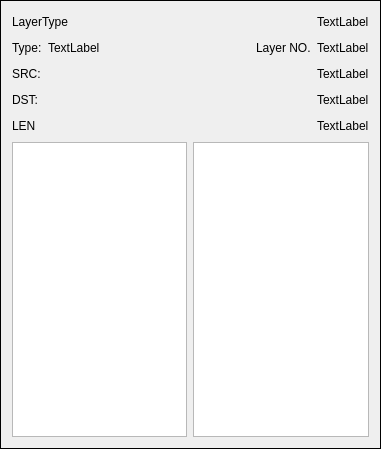
<?xml version="1.0" encoding="UTF-8"?>
<ui version="4.0">
 <class>LayerCard</class>
 <widget class="QFrame" name="LayerCard">
  <property name="geometry">
   <rect>
    <x>0</x>
    <y>0</y>
    <width>381</width>
    <height>449</height>
   </rect>
  </property>
  <property name="windowTitle">
   <string>Frame</string>
  </property>
  <property name="frameShape">
   <enum>QFrame::Box</enum>
  </property>
  <property name="frameShadow">
   <enum>QFrame::Plain</enum>
  </property>
  <layout class="QVBoxLayout" name="verticalLayout">
   <item>
    <layout class="QHBoxLayout" name="horizontalLayout">
     <item>
      <widget class="QLabel" name="layerTypeText">
       <property name="text">
        <string>LayerType</string>
       </property>
      </widget>
     </item>
     <item>
      <spacer name="horizontalSpacer">
       <property name="orientation">
        <enum>Qt::Horizontal</enum>
       </property>
       <property name="sizeHint" stdset="0">
        <size>
         <width>40</width>
         <height>20</height>
        </size>
       </property>
      </spacer>
     </item>
     <item>
      <widget class="QLabel" name="layerType">
       <property name="text">
        <string>TextLabel</string>
       </property>
      </widget>
     </item>
    </layout>
   </item>
   <item>
    <layout class="QHBoxLayout" name="horizontalLayout_2">
     <item>
      <widget class="QLabel" name="typeText">
       <property name="text">
        <string>Type:</string>
       </property>
      </widget>
     </item>
     <item>
      <widget class="QLabel" name="type">
       <property name="text">
        <string>TextLabel</string>
       </property>
      </widget>
     </item>
     <item>
      <spacer name="horizontalSpacer_2">
       <property name="orientation">
        <enum>Qt::Horizontal</enum>
       </property>
       <property name="sizeHint" stdset="0">
        <size>
         <width>40</width>
         <height>20</height>
        </size>
       </property>
      </spacer>
     </item>
     <item>
      <widget class="QLabel" name="layerNemText">
       <property name="text">
        <string>Layer NO.</string>
       </property>
      </widget>
     </item>
     <item>
      <widget class="QLabel" name="layerNem">
       <property name="text">
        <string>TextLabel</string>
       </property>
      </widget>
     </item>
    </layout>
   </item>
   <item>
    <layout class="QHBoxLayout" name="horizontalLayout_3">
     <item>
      <widget class="QLabel" name="srcText">
       <property name="text">
        <string>SRC:</string>
       </property>
      </widget>
     </item>
     <item>
      <spacer name="horizontalSpacer_3">
       <property name="orientation">
        <enum>Qt::Horizontal</enum>
       </property>
       <property name="sizeHint" stdset="0">
        <size>
         <width>40</width>
         <height>20</height>
        </size>
       </property>
      </spacer>
     </item>
     <item>
      <widget class="QLabel" name="src">
       <property name="text">
        <string>TextLabel</string>
       </property>
      </widget>
     </item>
    </layout>
   </item>
   <item>
    <layout class="QHBoxLayout" name="horizontalLayout_4">
     <item>
      <widget class="QLabel" name="dstText">
       <property name="text">
        <string>DST:</string>
       </property>
      </widget>
     </item>
     <item>
      <spacer name="horizontalSpacer_4">
       <property name="orientation">
        <enum>Qt::Horizontal</enum>
       </property>
       <property name="sizeHint" stdset="0">
        <size>
         <width>40</width>
         <height>20</height>
        </size>
       </property>
      </spacer>
     </item>
     <item>
      <widget class="QLabel" name="dst">
       <property name="text">
        <string>TextLabel</string>
       </property>
      </widget>
     </item>
    </layout>
   </item>
   <item>
    <layout class="QHBoxLayout" name="horizontalLayout_6">
     <item>
      <widget class="QLabel" name="lenText">
       <property name="text">
        <string>LEN</string>
       </property>
      </widget>
     </item>
     <item>
      <spacer name="horizontalSpacer_5">
       <property name="orientation">
        <enum>Qt::Horizontal</enum>
       </property>
       <property name="sizeHint" stdset="0">
        <size>
         <width>40</width>
         <height>20</height>
        </size>
       </property>
      </spacer>
     </item>
     <item>
      <widget class="QLabel" name="len">
       <property name="text">
        <string>TextLabel</string>
       </property>
      </widget>
     </item>
    </layout>
   </item>
   <item>
    <layout class="QHBoxLayout" name="horizontalLayout_5">
     <item>
      <widget class="QTextBrowser" name="row"/>
     </item>
     <item>
      <widget class="QTextBrowser" name="decode"/>
     </item>
    </layout>
   </item>
  </layout>
 </widget>
 <resources/>
 <connections/>
</ui>
